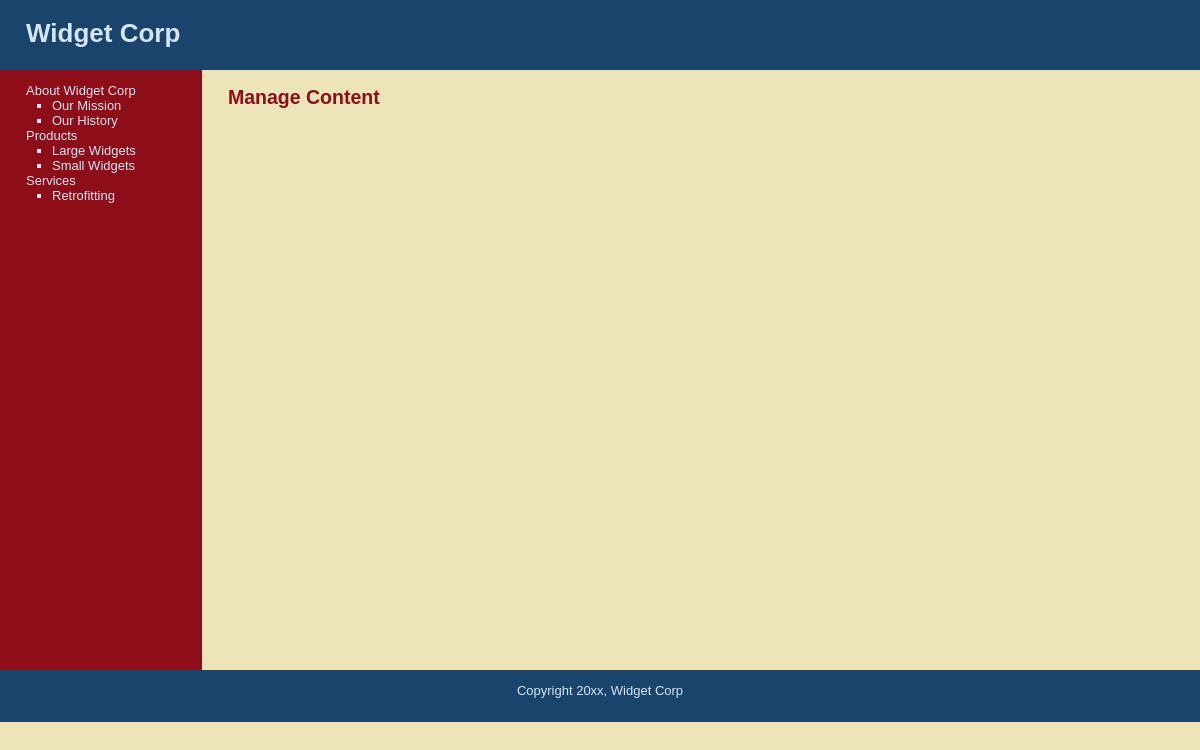
The app's page /Day-07/widget_corp/public/manage_content.php with its own data.
### tables this page shows
CREATE TABLE `subjects` (
  `id` int(11) NOT NULL AUTO_INCREMENT,
  `menu_name` varchar(30) NOT NULL,
  `position` int(3) NOT NULL,
  `visible` tinyint(1) NOT NULL,
  PRIMARY KEY (`id`)
);

CREATE TABLE `pages` (
  `id` int(11) NOT NULL AUTO_INCREMENT,
  `subject_id` int(11) NOT NULL,
  `menu_name` varchar(30) NOT NULL,
  `position` int(3) NOT NULL,
  `visible` tinyint(1) NOT NULL,
  `content` text,
  PRIMARY KEY (`id`),
  KEY `subject_id` (`subject_id`)
);

### Day-07/widget_corp/includes/functions.php (called while the page is built, shortened)
<?php
    function find_all_subjects() {
        global $connection;
        $query = "SELECT * ";
        $query .= "FROM subjects ";
        $query .= "WHERE visible = 1 ";
        $query .= "ORDER BY position ASC";
        $subject_set = mysqli_query($connection, $query);
        return $subject_set;
    }
    function find_pages_for_subject($subject_id) {
        global $connection;
        $query = "SELECT * ";
        $query .= "FROM pages ";
        $query .= "WHERE visible = 1 ";
        $query .= "AND subject_id = {$subject_id} ";
        $query .= "ORDER BY position ASC";
        $page_set = mysqli_query($connection, $query);
        return $page_set;
    }
?>

### Day-07/widget_corp/public/manage_content.php (the view, shortened to what this page needs)
<?php require_once("../includes/db_connection.php"); ?>
<?php require_once("../includes/functions.php"); ?>
<?php include("../includes/layouts/header.php"); ?>
<?php
    if(isset($_GET["subject"])) {
        $selected_subject_id = $_GET["subject"];
        $selected_page_id = null;
    } elseif (isset($_GET["page"])) {
        $selected_page_id = $_GET["page"];
        $selected_subject_id = null;
    } else {
        $selected_page_id = null;
        $selected_subject_id = null;
    }
?>
        <div id="main">
            <div id="navigation">
                <ul class="subjects">
                    <?php $subject_set = find_all_subjects(); ?>
                    <?php
                    while ($subject = mysqli_fetch_assoc($subject_set)) {
                    ?>
                    <?php
                        echo "<li";
                        if ($subject["id"] == $selected_subject_id) {
                            echo " class=\"selected\"";
                        }
                        echo ">";
                    ?>
                        <a href="manage_content.php?subject=<?php echo urlencode($subject["id"]); ?>"><?php echo $subject["menu_name"]; ?></a>
                        <?php $page_set = find_pages_for_subject($subject["id"]); ?>
                        <ul class="pages">
                            <?php
                                while ($page = mysqli_fetch_assoc($page_set)) {
                            ?>
                            <?php
                                    echo "<li";
                                    if ($page["id"] == $selected_page_id) {
                                        echo " class=\"selected\"";
                                    }
                                    echo ">";
                            ?>
                                <a href="manage_content.php?page=<?php echo urlencode($page["id"]); ?>"><?php echo $page["menu_name"]; ?></a>
                            </li>
                             <?php
                                }
                             ?>
                        </ul>
                    </li>
                    <?php
                    }
                    ?>
                </ul>
            </div>
            <div id="page">
                <h2>Manage Content</h2>
                <?php echo $selected_subject_id; ?><br />
                <?php echo $selected_page_id; ?><br />
            </div>
        </div>
<?php include("../includes/layouts/footer.php"); ?>

### Day-07/widget_corp/public/stylesheets/public.css (style rules this page uses)
html { height: 100%; width: 100% }
body { width: 100%; height: 100%; margin: 0; padding: 0; border: 0; font-family: Verdana, Arial, Helvetica, sans-serif; font-size: 13px; line-height: 15px; background: #EEE4B9; }
a { color: #8D0D19; }
#main { height: 600px; width: 100%; margin: 0; padding: 0; background: #EEE4B9; }
#navigation { float: left; width: 150px; height: 100%; margin: 0; padding: 0 2em; color: #D4E6F4; background: #8D0D19; }
#navigation a { color: #D4E6F4; text-decoration: none; }
ul.subjects { margin: 1em 0; padding-left: 0; list-style: none; }
ul.pages { padding-left: 2em; list-style: square; font-weight: normal; }
#page { float: left; height: 100%; padding-left: 2em; vertical-align: top; background: #EEE4B9; }
#page h2 { color: #8D0D19; margin-top: 1em; }

### records on screen
subjects: menu_name "About Widget Corp"
pages: menu_name "Our Mission"
pages: menu_name "Our History"
subjects: menu_name "Products"
pages: menu_name "Large Widgets"
pages: menu_name "Small Widgets"
subjects: menu_name "Services"
pages: menu_name "Retrofitting"
